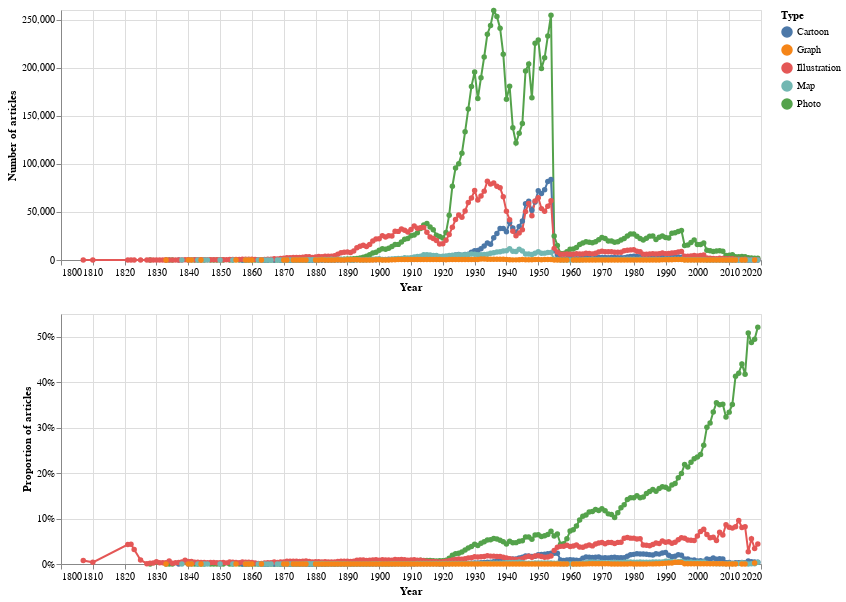

The notebook cell this image was saved under:
### Code cell
# Make total results chart
chart9 = make_chart_totals(df_illtypes_merged, "ill_type", "Type")

# Make proportions chart
chart10 = make_chart_proportions(df_illtypes_merged, "ill_type", "Type")

# Shorthand way of concatenating the two charts (note there's only one legend)
chart9 & chart10

### Figure 1 — Vega-Lite specification as saved in the notebook (floating-point values rounded to 4 significant figures; data arrays with more than 128 entries replaced by an {"elided": "..."} marker saying what was removed)
{"config": {"view": {"continuousWidth": 300, "continuousHeight": 300}}, "vconcat": [{"mark": {"type": "line", "point": true}, "encoding": {"color": {"field": "ill_type", "legend": {"title": "Type"}, "type": "nominal"}, "tooltip": [{"field": "ill_type", "title": "Type", "type": "nominal"}, {"field": "year", "title": "Year", "type": "quantitative"}, {"field": "total_results", "format": ",", "title": "Articles", "type": "quantitative"}], "x": {"axis": {"format": "c", "title": "Year"}, "field": "year", "type": "quantitative"}, "y": {"axis": {"format": ",d", "title": "Number of articles"}, "field": "total_results", "type": "quantitative"}}, "height": 250, "width": 700}, {"mark": {"type": "line", "point": true}, "encoding": {"color": {"field": "ill_type", "legend": {"title": "Type"}, "type": "nominal"}, "tooltip": [{"field": "ill_type", "title": "Type", "type": "nominal"}, {"field": "year", "title": "Year", "type": "quantitative"}, {"field": "proportion", "format": "%", "title": "Proportion", "type": "quantitative"}], "x": {"axis": {"format": "c", "title": "Year"}, "field": "year", "type": "quantitative"}, "y": {"axis": {"format": "%", "title": "Proportion of articles"}, "field": "proportion", "stack": null, "type": "quantitative"}}, "height": 250, "width": 700}], "data": {"name": "data-ed0d7d9dc10b3d0bb93c68d221f588ea"}, "$schema": "https://vega.github.io/schema/vega-lite/v5.20.1.json", "datasets": {"data-ed0d7d9dc10b3d0bb93c68d221f588ea": {"elided": "854 records"}}}
